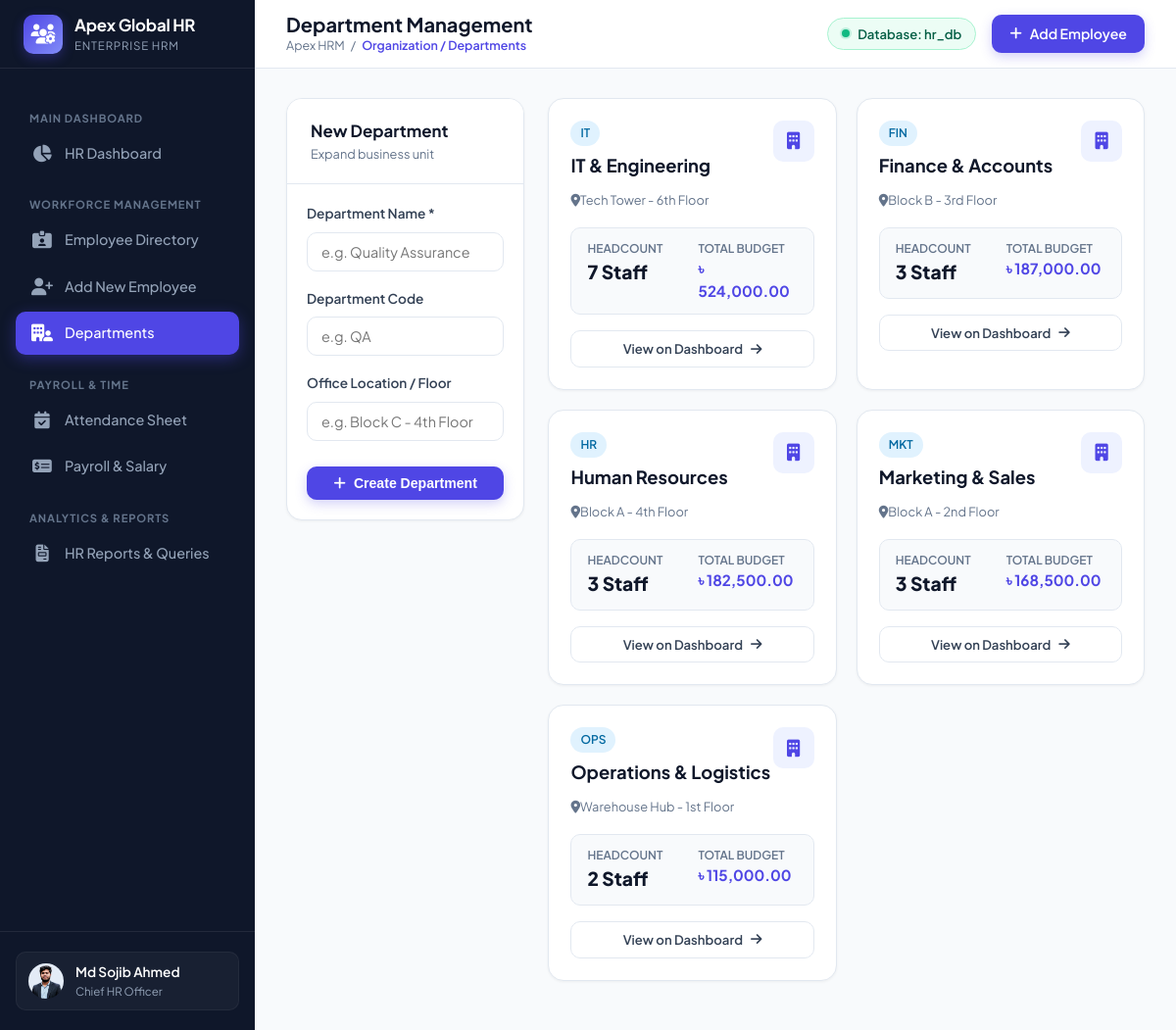
The page /departments.php on the database its author committed.
### tables this page shows
CREATE TABLE `Department` (
    `department_id` INT AUTO_INCREMENT PRIMARY KEY,
    `department_name` VARCHAR(100) NOT NULL,
    `department_code` VARCHAR(20) DEFAULT 'GEN',
    `location` VARCHAR(100) DEFAULT 'Headquarters',
    `created_at` TIMESTAMP DEFAULT CURRENT_TIMESTAMP
);

### db.php (called while the page is built, shortened)
<?php
function format_bdt($amount) {
    return '৳ ' . number_format((float)$amount, 2);
}
?>

### departments.php (the view, shortened to what this page needs)
<?php
require_once 'db.php';
$sql = "SELECT
            d.department_id,
            d.department_name,
            d.department_code,
            d.location,
            COUNT(e.employee_id) as total_staff,
            COALESCE(SUM(s.basic_salary + s.bonus), 0) as total_payroll,
            COALESCE(AVG(s.basic_salary), 0) as avg_basic
        FROM Department d
        LEFT JOIN Employee e ON d.department_id = e.department_id
        LEFT JOIN Salary s ON e.employee_id = s.employee_id
        GROUP BY d.department_id
        ORDER BY total_staff DESC, d.department_name ASC";
$departments = mysqli_query($conn, $sql);
include_once 'includes/header.php';
?>
<div style="display:grid; grid-template-columns: 1fr 2.5fr; gap: 24px;">
  <div class="app-card" style="height:fit-content;">
    <div class="card-header-custom">
      <div>
        <div class="card-title">New Department</div>
        <div class="card-subtitle">Expand business unit</div>
      </div>
    </div>
    <div style="padding:20px;">
      <form action="departments.php" method="POST">
        <div class="form-group">
          <label class="form-label" for="department_name">Department Name *</label>
          <input type="text" id="department_name" name="department_name" placeholder="e.g. Quality Assurance" class="form-control" required>
        </div>
        <div class="form-group">
          <label class="form-label" for="department_code">Department Code</label>
          <input type="text" id="department_code" name="department_code" placeholder="e.g. QA" class="form-control">
        </div>
        <div class="form-group">
          <label class="form-label" for="location">Office Location / Floor</label>
          <input type="text" id="location" name="location" placeholder="e.g. Block C - 4th Floor" class="form-control">
        </div>
        <button type="submit" class="btn-primary-custom" style="width:100%; justify-content:center; margin-top:8px;">
          <i class="fa-solid fa-plus"></i> Create Department
        </button>
      </form>
    </div>
  </div>
  <div style="display:flex; flex-direction:column; gap:20px;">
    <div style="display:grid; grid-template-columns: repeat(auto-fit, minmax(280px, 1fr)); gap:20px;">
      <?php if ($departments && mysqli_num_rows($departments) > 0): ?>
        <?php while ($dept = mysqli_fetch_assoc($departments)): ?>
          <div class="app-card" style="margin-bottom:0; display:flex; flex-direction:column;">
            <div style="padding:22px;">
              <div style="display:flex; justify-content:space-between; align-items:flex-start; margin-bottom:12px;">
                <div>
                  <span class="badge-custom badge-active" style="margin-bottom:6px;"><?php echo htmlspecialchars($dept['department_code'] ?? 'GEN'); ?></span>
                  <h3 style="font-size:1.15rem; font-weight:700; color:var(--slate-900);"><?php echo htmlspecialchars($dept['department_name']); ?></h3>
                </div>
                <div class="metric-icon-box icon-purple" style="width:42px; height:42px; font-size:1.1rem;">
                  <i class="fa-solid fa-building"></i>
                </div>
              </div>
              <div style="font-size:0.8rem; color:var(--slate-500); margin-bottom:18px;">
                <i class="fa-solid fa-location-dot me-1 text-danger"></i><?php echo htmlspecialchars($dept['location'] ?? 'Headquarters'); ?>
              </div>
              <div style="background:#f8fafc; border:1px solid #e2e8f0; border-radius:10px; padding:12px 16px; display:grid; grid-template-columns:1fr 1fr; gap:12px;">
                <div>
                  <div style="font-size:0.75rem; color:var(--slate-500); text-transform:uppercase; font-weight:600;">Headcount</div>
                  <div style="font-size:1.2rem; font-weight:800; color:var(--slate-900);"><?php echo $dept['total_staff']; ?> Staff</div>
                </div>
                <div>
                  <div style="font-size:0.75rem; color:var(--slate-500); text-transform:uppercase; font-weight:600;">Total Budget</div>
                  <div style="font-size:0.95rem; font-weight:700; color:var(--primary);"><?php echo format_bdt($dept['total_payroll']); ?></div>
                </div>
              </div>
              <div style="margin-top:16px;">
                <a href="index.php" class="btn-secondary-custom" style="width:100%; justify-content:center; font-size:0.82rem; padding:8px 12px;">
                  View on Dashboard <i class="fa-solid fa-arrow-right ms-1"></i>
                </a>
              </div>
            </div>
          </div>
        <?php endwhile; ?>
      <?php endif; ?>
    </div>
  </div>
</div>
<?php include_once 'includes/footer.php'; ?>

### assets/css/style.css (style rules this page uses)
:root { --primary: #4f46e5; --primary-hover: #4338ca; --primary-light: #eef2ff; --primary-dark: #312e81; --secondary: #0ea5e9; --secondary-light: #e0f2fe; --success: #10b981; --success-light: #d1fae5; --warning: #f59e0b; --warning-light: #fef3c7; --danger: #ef4444; --danger-light: #fee2e2; --slate-900: #0f172a; --slate-800: #1e293b; --slate-700: #334155; --slate-600: #475569; --slate-500: #64748b; --slate-400: #94a3b8; --slate-200: #e2e8f0; --slate-100: #f1f5f9; --slate-50: #f8fafc; --surface-card: #ffffff; --body-bg: #f8fafc; --border-color: #e2e8f0; --sidebar-width: 260px; --topbar-height: 70px; --radius-lg: 16px; --radius-md: 10px; --radius-sm: 6px; --shadow-sm: 0 1px 3px 0 rgba(0, 0, 0, 0.05); --shadow-md: 0 4px 6px -1px rgba(0, 0, 0, 0.07), 0 2px 4px -2px rgba(0, 0, 0, 0.05); --shadow-lg: 0 10px 25px -5px rgba(15, 23, 42, 0.08); --shadow-hover: 0 12px 28px -4px rgba(79, 70, 229, 0.15); }
* { margin: 0; padding: 0; box-sizing: border-box; }
body { font-family: 'Plus Jakarta Sans', -apple-system, BlinkMacSystemFont, 'Segoe UI', Roboto, sans-serif; background-color: var(--body-bg); color: var(--slate-800); font-size: 0.9375rem; line-height: 1.5; min-height: 100vh; }
a { text-decoration: none; color: inherit; }
.btn-primary-custom { background: var(--primary); color: #fff; padding: 9px 18px; border-radius: var(--radius-md); font-weight: 600; font-size: 0.88rem; display: inline-flex; align-items: center; gap: 8px; border: none; cursor: pointer; transition: all 0.2s; box-shadow: 0 4px 12px rgba(79, 70, 229, 0.25); }
.btn-secondary-custom { background: #fff; color: var(--slate-700); border: 1px solid var(--border-color); padding: 8px 16px; border-radius: var(--radius-md); font-weight: 600; font-size: 0.88rem; display: inline-flex; align-items: center; gap: 8px; cursor: pointer; transition: all 0.2s; }
.metric-icon-box { width: 48px; height: 48px; border-radius: var(--radius-md); display: flex; align-items: center; justify-content: center; font-size: 1.3rem; }
.icon-purple { background: #eef2ff; color: #4f46e5; }
.app-card { background: #fff; border: 1px solid var(--border-color); border-radius: var(--radius-lg); box-shadow: var(--shadow-sm); margin-bottom: 24px; overflow: hidden; }
.card-header-custom { padding: 20px 24px; border-bottom: 1px solid var(--border-color); display: flex; align-items: center; justify-content: space-between; background: #fff; }
.card-title { font-size: 1.05rem; font-weight: 700; color: var(--slate-900); }
.card-subtitle { font-size: 0.8rem; color: var(--slate-500); margin-top: 2px; }
.badge-custom { display: inline-flex; align-items: center; gap: 6px; padding: 4px 10px; border-radius: 20px; font-size: 0.75rem; font-weight: 600; text-transform: capitalize; }
.badge-active { background: #e0f2fe; color: #0369a1; }
.form-group { margin-bottom: 18px; }
.form-label { display: block; font-size: 0.85rem; font-weight: 600; color: var(--slate-700); margin-bottom: 8px; }
.form-control, .form-select { width: 100%; padding: 10px 14px; border: 1px solid var(--border-color); border-radius: var(--radius-md); font-family: inherit; font-size: 0.9rem; color: var(--slate-800); background-color: #fff; transition: border-color 0.2s, box-shadow 0.2s; }

### rows shown on the page
department: department_code "IT", department_name "IT & Engineering", location "Tech Tower - 6th Floor", total_staff "7", total_payroll "৳ 524,000.00"
department: department_code "FIN", department_name "Finance & Accounts", location "Block B - 3rd Floor", total_staff "3", total_payroll "৳ 187,000.00"
department: department_code "HR", department_name "Human Resources", location "Block A - 4th Floor", total_staff "3", total_payroll "৳ 182,500.00"
department: department_code "MKT", department_name "Marketing & Sales", location "Block A - 2nd Floor", total_staff "3", total_payroll "৳ 168,500.00"
department: department_code "OPS", department_name "Operations & Logistics", location "Warehouse Hub - 1st Floor", total_staff "2", total_payroll "৳ 115,000.00"

### other values the page prints
$page_title "Department Management"
$breadcrumb "Organization / Departments"
